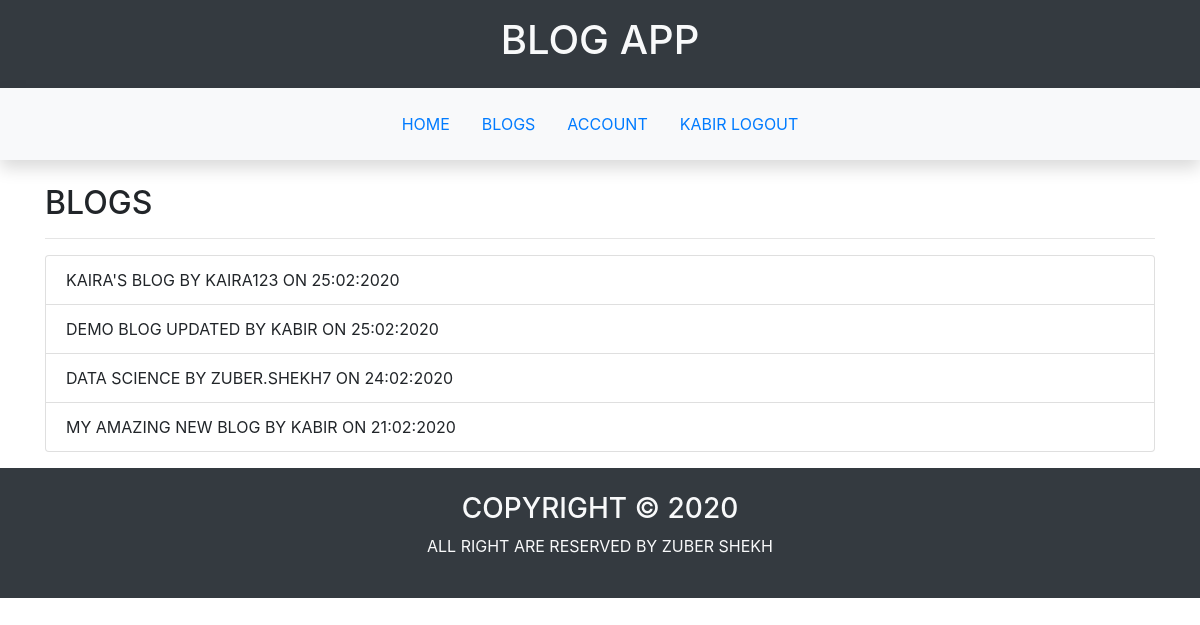
Screenshot of /blog/all (signed in) with the database file from the repository.
### blogapp/user/models.py (models this page shows, shortened)
class UserModel(db.Model,UserMixin):
    __tablename__='user'
    id=db.Column(db.Integer,primary_key=True)
    username=db.Column(db.String(20),unique=True,nullable=False)
    email=db.Column(db.String(20),unique=True,nullable=False)
    password=db.Column(db.String(256),nullable=False)
    first_name=db.Column(db.String(20),nullable=False)
    last_name=db.Column(db.String(20),nullable=False)
    dob=db.Column(db.DateTime,nullable=False)
    gender=db.Column(db.String,nullable=False)
    mobile_no=db.Column(db.String(10),unique=True,nullable=False)
    profile_pic=db.Column(db.String,default='default_profile.jpg')
    blogs=db.relationship('BlogModel',backref='creator',lazy=True)

### blogapp/blog/models.py (models this page shows, shortened)
class BlogModel(db.Model):
    __tablename__='blog'
    id=db.Column(db.Integer,primary_key=True)
    name=db.Column(db.String(30),unique=True,nullable=False)
    creator_id=db.Column(db.Integer,db.ForeignKey('user.id'))
    date_of_creation=db.Column(db.DateTime,default=datetime.now)
    is_active=db.Column(db.Boolean,default=False)
    posts=db.relationship('PostModel',backref='blog',lazy=True)

### blogapp/blog/views.py (the view)
@blog.route('/all')
def blogs():
    blogs=BlogModel.query.filter_by(is_active=True).order_by(BlogModel.date_of_creation.desc()).all()
    return render_template('blog/blogs.html',blogs=blogs)

### blogapp/user/models.py (called while the page is built)
@login_manager.user_loader
def load_user(id):
    return UserModel.query.get(int(id))

### blogapp/templates/blog/blogs.html
{%extends 'main/base.html'%}
{%block main%}
<section class="container text-uppercase">
    <h2>Blogs</h2>
    <hr>
    {%if blogs%}
        <ul class="list-group">
            {%for blog in blogs%}
                <li class="list-group-item">{{blog.name}} by {{blog.creator.username}} on {{blog.date_of_creation.strftime('%d:%m:%Y')}} </li>
            {%endfor%}
        </ul>
    {%else%}
        <div class="alert alert-primary">no blogs available now</div>
    {%endif%}
</section>
{%endblock%}

### blogapp/templates/main/base.html (shortened to what this page needs)
<!DOCTYPE html>
<html lang="en">
<head>
    <link rel="stylesheet" href="https://stackpath.bootstrapcdn.com/bootstrap/4.4.1/css/bootstrap.min.css">
</head>
<body>
    <header>
        <section class="container-fluid  text-center text-uppercase bg-dark text-light p-3">
            <h1>blog app</h1>
        </section>
    </header>
    <nav class="position-sticky mb-4 p-3 shadow fixed-top bg-light">
        <ul class="nav justify-content-center text-uppercase">
            <li class="nav-item"><a class="nav-link" href="{{url_for('main.index')}}">home</a></li>
            <li class="nav-item"><a class="nav-link" href="{{url_for('blog.blogs')}}">blogs</a></li>
            {%if current_user.is_authenticated %}
                <li class="nav-item"><a class="nav-link" href="{{url_for('user.home')}}">account</a></li>
                <li class="nav-item"><a class="nav-link" href="{{url_for('user.logout')}}">{{current_user.username}} logout</a></li>
            {%else%}
                <li class="nav-item"><a class="nav-link" href="{{url_for('user.signup')}}">signup</a></li>
                <li class="nav-item"><a class="nav-link" href="{{url_for('user.login')}}">login</a></li>
            {%endif%}
        </ul>
    </nav>
    <main>
        {%block main%}
        {%endblock%}
    </main>
    <footer class="mt-3">
        <section class="bg-dark text-center text-uppercase p-4 text-light">
            <h3>copyright &copy; 2020</h3>
            <p>all right are reserved by zuber shekh</p>
        </section>
    </footer>
</body>
</html>

### rows the page displays
UserModel: username "KABIR"
BlogModel: name "KAIRA'S BLOG", creator.username "KAIRA123", date_of_creation "25:02:2020"
BlogModel: name "DEMO BLOG UPDATED", creator.username "KABIR", date_of_creation "25:02:2020"
BlogModel: name "DATA SCIENCE", creator.username "ZUBER.SHEKH7", date_of_creation "24:02:2020"
BlogModel: name "MY AMAZING NEW BLOG", creator.username "KABIR", date_of_creation "21:02:2020"
